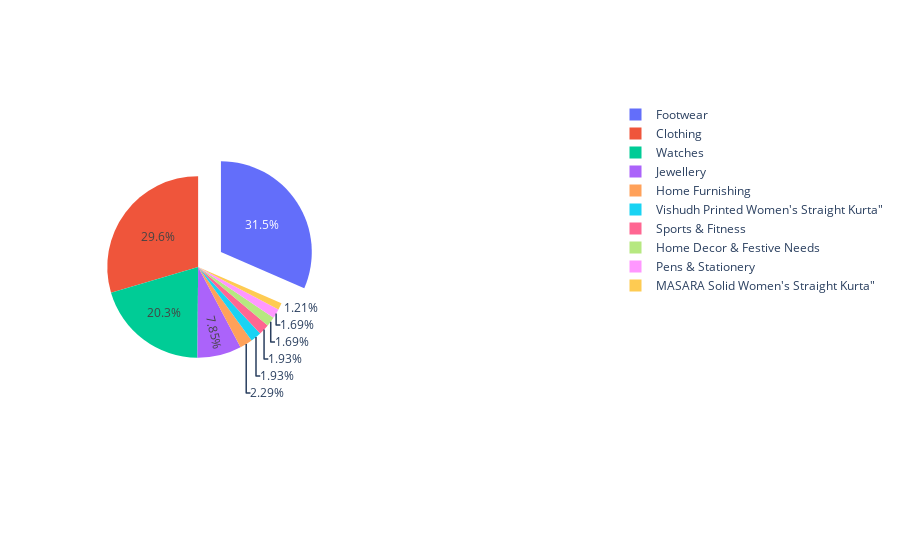

Notebook code for this chart:
### Code cell
fig_both = make_subplots(rows=1, cols=2, specs=[[{'type':'domain'}, {'type':'domain'}]])
fig_both.add_trace(go.Pie(labels=label1, values=value1, name="Top Products",pull=[0.3, 0, 0, 0]),
              1, 1)

### Figure 1 — Plotly figure (JSON) as saved in the notebook; plotly's stock layout.template omitted (floating-point values rounded to 4 significant figures)
{"data": [{"domain": {"x": [0, 0.45], "y": [0, 1]}, "labels": ["Footwear", "Clothing", "Watches", "Jewellery", "Home Furnishing", "Vishudh Printed Women's Straight Kurta\"", "Sports & Fitness", "Home Decor & Festive Needs", "Pens & Stationery", "MASARA Solid Women's Straight Kurta\""], "name": "Top Products", "pull": [0.3, 0, 0, 0], "type": "pie", "values": [261, 245, 168, 65, 19, 16, 16, 14, 14, 10]}], "layout": {}}
